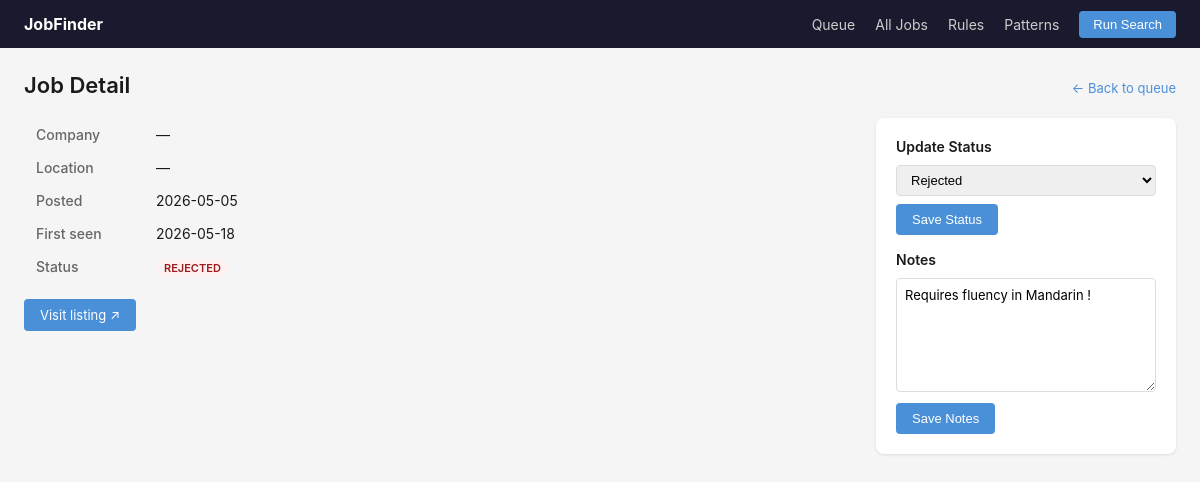
Page /jobs/31 on the committed database.
### tables this page shows
CREATE TABLE jobs (
                id           INTEGER PRIMARY KEY AUTOINCREMENT,
                url          TEXT NOT NULL UNIQUE,
                title        TEXT,
                company      TEXT,
                location     TEXT,
                description  TEXT,
                posted_date  TEXT,
                first_seen   TEXT NOT NULL,
                status       TEXT NOT NULL DEFAULT 'new'
                                 CHECK(status IN ('new','saved','applied','rejected','interviewing')),
                notes        TEXT
            );

### jobfinder/app.py (the view)
    @app.route("/jobs/<int:job_id>")
    def job_detail(job_id):
        conn = get_conn()
        job = get_job(conn, job_id)
        if not job:
            flash("Job not found.")
            return redirect(url_for("index"))
        return render_template("job_detail.html", job=dict(job))

### jobfinder/database.py (called while the page is built)
def get_connection(db_path: str = "jobs.db") -> sqlite3.Connection:
    conn = sqlite3.connect(db_path)
    conn.row_factory = sqlite3.Row
    conn.execute("PRAGMA journal_mode=WAL")
    conn.execute("PRAGMA foreign_keys=ON")
    return conn

def get_job(conn: sqlite3.Connection, job_id: int) -> sqlite3.Row | None:
    return conn.execute("SELECT * FROM jobs WHERE id = ?", (job_id,)).fetchone()

### templates/job_detail.html (shortened to what this page needs)
{% extends "base.html" %}
{% block content %}
<div class="page-header">
  <h1>{{ job.title or 'Job Detail' }}</h1>
  <a href="{{ url_for('index') }}" class="back-link">← Back to queue</a>
</div>
<div class="detail-grid">
  <div class="detail-main">
    <table class="detail-table">
      <tr><th>Company</th><td>{{ job.company or '—' }}</td></tr>
      <tr><th>Location</th><td>{{ job.location or '—' }}</td></tr>
      <tr><th>Posted</th><td>{{ job.posted_date or 'Unknown' }}</td></tr>
      <tr><th>First seen</th><td>{{ job.first_seen[:10] }}</td></tr>
      <tr><th>Status</th>
          <td><span class="status-badge status-{{ job.status }}">{{ job.status }}</span></td></tr>
    </table>
    <div class="visit-block">
      <a href="{{ job.url }}" target="_blank" class="btn-primary">Visit listing ↗</a>
    </div>
  </div>
  <div class="detail-sidebar">
    <h3>Update Status</h3>
    <form method="post" action="{{ url_for('update_status', job_id=job.id) }}">
      <select name="status" class="status-select">
        {% for s in ['new', 'saved', 'applied', 'interviewing', 'rejected'] %}
        <option value="{{ s }}" {{ 'selected' if job.status == s }}>{{ s.title() }}</option>
        {% endfor %}
      </select>
      <button type="submit" class="btn-primary">Save Status</button>
    </form>
    <h3>Notes</h3>
    <form method="post" action="{{ url_for('update_notes', job_id=job.id) }}">
      <textarea name="notes" rows="6" class="notes-area">{{ job.notes or '' }}</textarea>
      <button type="submit" class="btn-primary">Save Notes</button>
    </form>
  </div>
</div>
{% endblock %}

### static/style.css (style rules this page uses)
*, *::before, *::after { box-sizing: border-box; margin: 0; padding: 0; }
body { font-family: -apple-system, BlinkMacSystemFont, "Segoe UI", sans-serif; font-size: 14px; color: #1a1a1a; background: #f5f5f5; }
.page-header { display: flex; align-items: baseline; justify-content: space-between; margin-bottom: 20px; }
.page-header h1 { font-size: 22px; font-weight: 600; }
.back-link { font-size: 13px; color: #4a90d9; text-decoration: none; }
.btn-primary { background: #4a90d9; color: #fff; border: none; border-radius: 4px; padding: 8px 16px; cursor: pointer; font-size: 13px; display: inline-block; text-decoration: none; }
.status-badge { padding: 2px 8px; border-radius: 10px; font-size: 11px; font-weight: 600; text-transform: uppercase; }
.status-rejected { background: #fef2f2; color: #991b1b; }
.detail-grid { display: grid; grid-template-columns: 1fr 300px; gap: 24px; }
.detail-table { border-collapse: collapse; width: 100%; }
.detail-table th { width: 120px; text-align: left; padding: 8px 12px; color: #666; font-weight: 500; vertical-align: top; }
.detail-table td { padding: 8px 12px; }
.visit-block { margin-top: 16px; }
.detail-sidebar { background: #fff; border-radius: 8px; padding: 20px; box-shadow: 0 1px 3px rgba(0,0,0,.1); height: fit-content; }
.detail-sidebar h3 { font-size: 14px; font-weight: 600; margin-bottom: 10px; margin-top: 16px; }
.detail-sidebar h3:first-child { margin-top: 0; }
.status-select { width: 100%; padding: 6px 10px; border: 1px solid #ddd; border-radius: 4px; margin-bottom: 8px; font-size: 13px; }
.notes-area { width: 100%; padding: 8px; border: 1px solid #ddd; border-radius: 4px; resize: vertical; font-size: 13px; margin-bottom: 8px; font-family: inherit; }

### rows in the picture
jobs: posted_date "2026-05-05", first_seen "2026-05-18", status "REJECTED", notes "Requires fluency in Mandarin !"

### other values in the picture
{{ job.title or 'Job Detail' }} "Job Detail"
{{ job.company or '—' }} "—"
{{ job.location or '—' }} "—"
form field status "Rejected"
